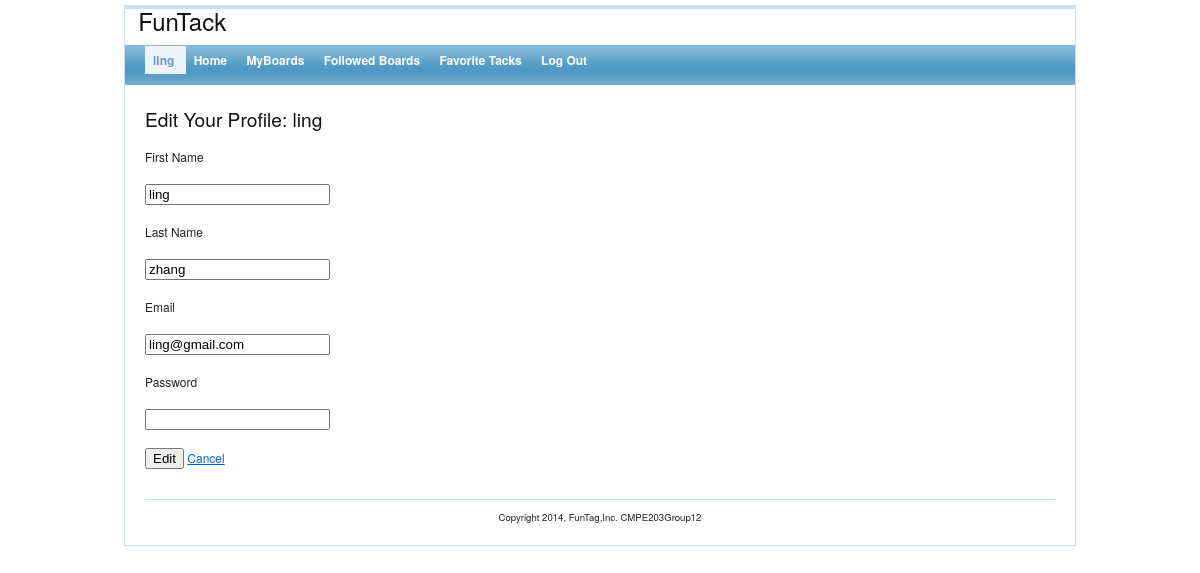
Screenshot of /views/user_edit_profile.php (signed in) with the database file from the repository.
### tables this page shows
CREATE TABLE users (
user_id int Not NULL AUTO_INCREMENT,
first_name varchar(100) NOT NULL,
last_name varchar(100) NOT NULL,
email_id varchar(100) NOT NULL,  
password MEDIUMTEXT not NULL,
admin_authority bit default 0, 
PRIMARY KEY (user_id)
);

### models/database.php (called while the page is built, shortened)
<?php
class MySQLDatabase {
	public $connection;
	public function open_connection(){
		$this->connection = mysqli_connect(DB_SERVER, DB_USER, DB_PASS, DB_NAME);
	}
	public function query($sql){
	 $result= mysqli_query($this->connection, $sql);
		return $result;
	}
	public function fetch_array($result_set){
		return mysqli_fetch_array($result_set);
	}
}
	$database = new MySQLDatabase();
?>

### models/user.php (called while the page is built, shortened)
<?php
	require_once("database.php");
class User {
	private static function instantiate ($record){
		$object =new self;
		$object->user_id =$record['user_id'];
		$object->email_id =$record['email_id'];
		$object->password =$record['password'];
		$object->last_name =$record['last_name'];
		$object->first_name =$record['first_name'];
		$object->admin_authority =$record['admin_authority'];
		return $object;
	}
	public static function find_by_id($id=0) {
		$result_array = static::find_by_sql("select * from users where user_id={$id} limit 1");
		return $result_array[0];
	}
	public static function find_by_sql($sql=""){
		global $database;
		$result_set =$database->query($sql);
		$object_array = array();
		while($row = $database->fetch_array($result_set)){
			$object_array[] = static::instantiate ($row);
		}
		return $object_array;
	}
}
?>

### controllers/userEditProfileController.php (called while the page is built, shortened)
<?php $user = User::find_by_id($_SESSION["user_id"]); ?>

### views/user_edit_profile.php (the view, shortened to what this page needs)
<?php require_once("../controllers/userEditProfileController.php"); ?>
<?php include("layouts/header.php"); ?>
<?php $activeMenu = "user_profile"; include("layouts/menu.php"); ?>
<div id="content">
    <h2>Edit Your Profile: <?php echo htmlentities($user->first_name); ?></h2>
    <form action="user_edit_profile.php?id=<?php echo urlencode($_SESSION["user_id"]); ?>" method="post">
		<p>First Name<br></br>
		<input type="text" name="firstname" value="<?php echo htmlentities($user->first_name); ?>" />
		</p>
		<p>Last Name<br></br>
		<input type="text" name="lastname" value="<?php echo htmlentities($user->last_name); ?>" />
		</p>
		<p>Email<br></br>
		<input type="text" name="email" value="<?php echo htmlentities($user->email_id); ?>" />
		</p>
		<p>Password<br></br>
		<input type="password" name="password" value="" />
		</p>
		<input type="submit" name="submit" value="Edit"/>
		<a href="user_profile.php">Cancel</a>
    </form>
</div>
<?php include("layouts/footer.php"); ?>

### css/main.css (style rules this page uses)
body { margin: 0; padding: 0; color: #555; font: normal 10pt Arial,Helvetica,sans-serif; background: #EFEFEF; }
#content { padding: 20px; }

### css/screen.css (style rules this page uses)
html { margin:0;padding:0;border:0; }
body, div, span, object, iframe, h1, h2, h3, h4, h5, h6, p, blockquote, pre, a, abbr, acronym, address, code, del, dfn, em, img, q, dl, dt, dd, ol, ul, li, fieldset, form, label, legend, table, caption, tbody, tfoot, thead, tr, th, td, article, aside, dialog, figure, footer, header, hgroup, nav, section { margin:0;padding:0;border:0;font-size:100%;font:inherit;vertical-align:baseline; }
body { line-height:1.5;background:white; }
html { font-size:100.01%; }
body { font-size:75%;color:#222;background:#fff;font-family:"Helvetica Neue", Arial, Helvetica, sans-serif; }
h1, h2, h3, h4, h5, h6 { font-weight:normal;color:#111; }
h2 { font-size:1.6em;margin-bottom:0.75em; }
p { margin:0 0 1.5em; }
a { color:#06c;text-decoration:underline; }

### rows the page displays
users: first_name "ling", firstname "ling", lastname "zhang", email "ling@gmail.com"

### other values shown
$_SESSION["first_name"] "ling"
